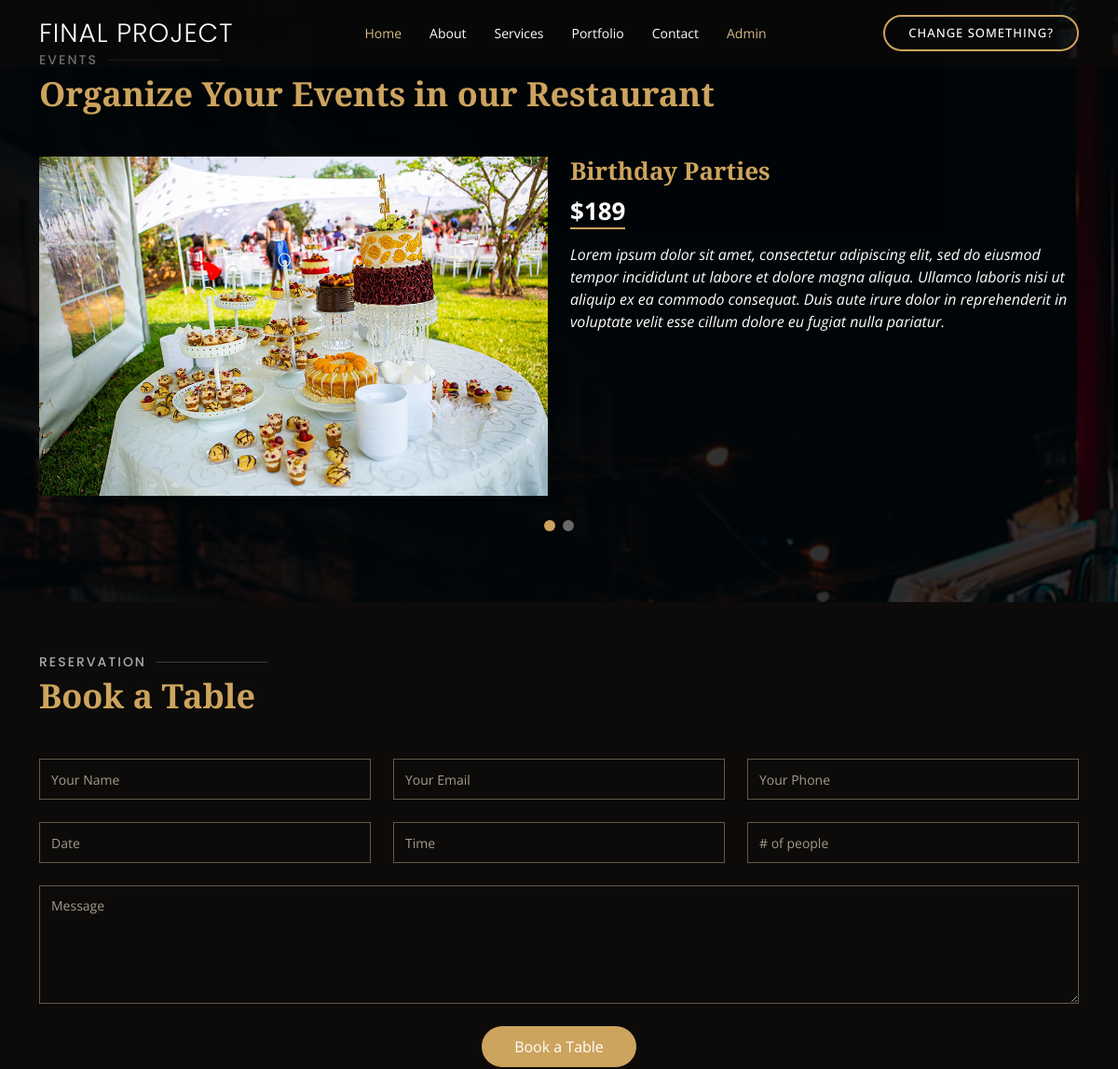
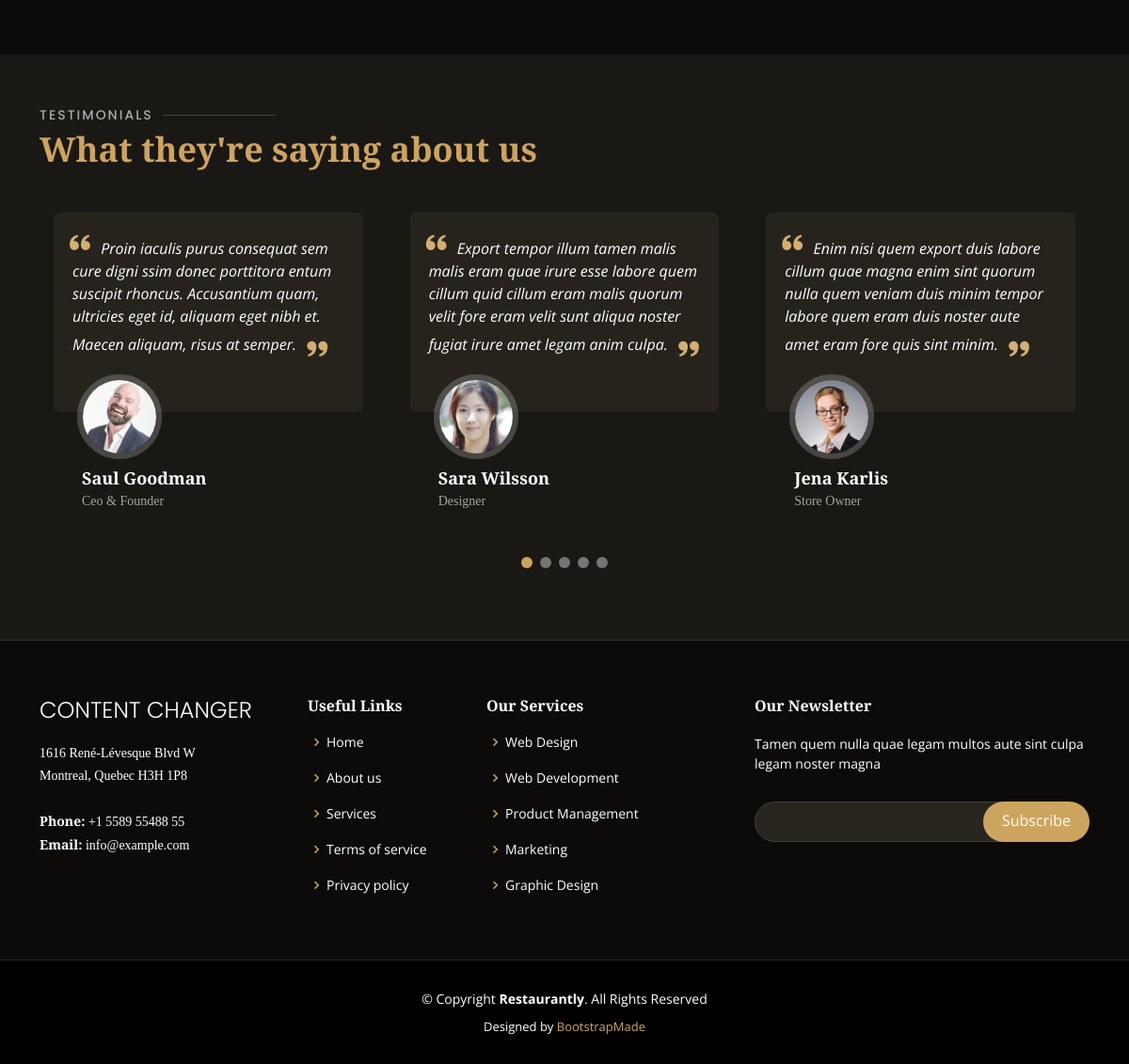
The page /Restaurantly/services.php on the database its author committed (2 pictures, top to bottom).
### tables this page shows
CREATE TABLE IF NOT EXISTS `slider` (
  `id` int NOT NULL AUTO_INCREMENT,
  `title` varchar(20) NOT NULL,
  `price` int NOT NULL,
  `picture` varchar(50) NOT NULL,
  `text` text NOT NULL,
  PRIMARY KEY (`id`)
);

### model/DB_Manager2.class.php (called while the page is built, shortened)
<?php
class DB_Manager2 {
    private $db;
    public function __construct()
    {
        $host = "localhost";
        $user = "root";
        $pass = "";
        $dbname = "admin";
        try {
            $this->db = new PDO("mysql:host=$host;dbname=$dbname", $user, $pass);
            $this->db->setAttribute(PDO::ATTR_ERRMODE, PDO::ERRMODE_EXCEPTION);
            $this->db->setAttribute(PDO::ATTR_EMULATE_PREPARES, false);
        } catch (Exception $e) {
            die("Database Connection Error: " . $e->getMessage());
        }
    }
    public function get_slider() {
        $query = $this->db->query("SELECT * FROM slider");
        $array = $query->fetchAll(PDO::FETCH_ASSOC);
        return $array;
    }
}

### Restaurantly/services.php (the view, shortened to what this page needs)
<?php
include_once "../model/DB_Manager2.class.php";
$database = new DB_Manager2();
$get_slider = $database->get_slider();
?>
<!DOCTYPE html>
<html lang="en">
<head>
    <link href="assets/vendor/animate.css/animate.min.css" rel="stylesheet">
    <link href="assets/vendor/aos/aos.css" rel="stylesheet">
    <link href="assets/vendor/bootstrap/css/bootstrap.min.css" rel="stylesheet">
    <link href="assets/vendor/bootstrap-icons/bootstrap-icons.css" rel="stylesheet">
    <link href="assets/vendor/boxicons/css/boxicons.min.css" rel="stylesheet">
    <link href="assets/vendor/glightbox/css/glightbox.min.css" rel="stylesheet">
    <link href="assets/vendor/swiper/swiper-bundle.min.css" rel="stylesheet">
    <link href="assets/css/style.css" rel="stylesheet">
</head>
<body>
<header id="header" class="fixed-top d-flex align-items-cente">
    <div class="container-fluid container-xl d-flex align-items-center justify-content-lg-between">
        <h1 class="logo me-auto me-lg-0"><a href="index.html">Final Project</a></h1>
        <nav id="navbar" class="navbar order-last order-lg-0">
            <ul>
                <li><a class="nav-link scrollto active" href="index.php">Home</a></li>
                <li><a class="nav-link scrollto" href="about.php">About</a></li>
                <li><a class="nav-link scrollto" href="services.php">Services</a></li>
                <li><a class="nav-link scrollto" href="portfolio.php">Portfolio</a></li>
                <li><a class="nav-link scrollto" href="contact.php">Contact</a></li>
                <li><a class="nav-link scrollto active" href="../admin/login.php">Admin</a></li>
            </ul>
        </nav>
        <a href="#book-a-table" class="book-a-table-btn scrollto d-none d-lg-flex">Change Something?</a>
    </div>
</header>
<main id="main">
    <section id="events" class="events">
        <div class="container" data-aos="fade-up">
            <div class="section-title">
                <h2>Events</h2>
                <p>Organize Your Events in our Restaurant</p>
            </div>
            <div class="events-slider swiper" data-aos="fade-up" data-aos-delay="100">
                <div class="swiper-wrapper">
                    <?php foreach ($get_slider as $single_slider) : ?>
                        <div class="swiper-slide">
                            <div class="row event-item">
                                <div class="col-lg-6">
                                    <img src="assets/img/<?php echo $single_slider['picture'] ?>" class="img-fluid" alt="">
                                </div>
                                <div class="col-lg-6 pt-4 pt-lg-0 content">
                                    <h3><?php echo $single_slider['title'] ?></h3>
                                    <div class="price">
                                        <p><span>$<?php echo $single_slider['price'] ?></span></p>
                                    </div>
                                    <p class="fst-italic">
                                        <?php echo $single_slider['text'] ?>
                                    </p>
                                </div>
                            </div>
                        </div>
                    <?php endforeach ?>
                </div>
                <div class="swiper-pagination"></div>
            </div>
        </div>
    </section>
    <section id="book-a-table" class="book-a-table">
        <div class="container" data-aos="fade-up">
            <div class="section-title">
                <h2>Reservation</h2>
                <p>Book a Table</p>
            </div>
            <form action="forms/book-a-table.php" method="post" role="form" class="php-email-form" data-aos="fade-up"
                  data-aos-delay="100">
                <div class="row">
                    <div class="col-lg-4 col-md-6 form-group">
                        <input type="text" name="name" class="form-control" id="name" placeholder="Your Name"
                               data-rule="minlen:4" data-msg="Please enter at least 4 chars">
                    </div>
                    <div class="col-lg-4 col-md-6 form-group mt-3 mt-md-0">
                        <input type="email" class="form-control" name="email" id="email" placeholder="Your Email"
                               data-rule="email" data-msg="Please enter a valid email">
                    </div>
                    <div class="col-lg-4 col-md-6 form-group mt-3 mt-md-0">
                        <input type="text" class="form-control" name="phone" id="phone" placeholder="Your Phone"
                               data-rule="minlen:4" data-msg="Please enter at least 4 chars">
                    </div>
                    <div class="col-lg-4 col-md-6 form-group mt-3">
                        <input type="text" name="date" class="form-control" id="date" placeholder="Date"
                               data-rule="minlen:4" data-msg="Please enter at least 4 chars">
                    </div>
                    <div class="col-lg-4 col-md-6 form-group mt-3">
                        <input type="text" class="form-control" name="time" id="time" placeholder="Time"
                               data-rule="minlen:4" data-msg="Please enter at least 4 chars">
                    </div>
                    <div class="col-lg-4 col-md-6 form-group mt-3">
                        <input type="number" class="form-control" name="people" id="people" placeholder="# of people"
                               data-rule="minlen:1" data-msg="Please enter at least 1 chars">
                    </div>
                </div>
                <div class="form-group mt-3">
                    <textarea class="form-control" name="message" rows="5" placeholder="Message"></textarea>
                </div>
                <div class="text-center">
                    <button type="submit">Book a Table</button>
                </div>
            </form>
        </div>
    </section>
    <section id="testimonials" class="testimonials section-bg">
        <div class="container" data-aos="fade-up">
            <div class="section-title">
                <h2>Testimonials</h2>
                <p>What they're saying about us</p>
            </div>
            <div class="testimonials-slider swiper" data-aos="fade-up" data-aos-delay="100">
                <div class="swiper-wrapper">
                    <div class="swiper-slide">
                        <div class="testimonial-item">
                            <p>
                                <i class="bx bxs-quote-alt-left quote-icon-left"></i>
                                Proin iaculis purus consequat sem cure digni ssim donec porttitora entum suscipit
                                rhoncus. Accusantium quam, ultricies eget id, aliquam eget nibh et. Maecen aliquam,
                                risus at semper.
                                <i class="bx bxs-quote-alt-right quote-icon-right"></i>
                            </p>
                            <img src="assets/img/testimonials/testimonials-1.jpg" class="testimonial-img" alt="">
                            <h3>Saul Goodman</h3>
                            <h4>Ceo &amp; Founder</h4>
                        </div>
                    </div>
                    <div class="swiper-slide">
                        <div class="testimonial-item">
                            <p>
                                <i class="bx bxs-quote-alt-left quote-icon-left"></i>
                                Export tempor illum tamen malis malis eram quae irure esse labore quem cillum quid
                                cillum eram malis quorum velit fore eram velit sunt aliqua noster fugiat irure amet
                                legam anim culpa.
                                <i class="bx bxs-quote-alt-right quote-icon-right"></i>
                            </p>
                            <img src="assets/img/testimonials/testimonials-2.jpg" class="testimonial-img" alt="">
                            <h3>Sara Wilsson</h3>
                            <h4>Designer</h4>
                        </div>
                    </div>
                    <div class="swiper-slide">
                        <div class="testimonial-item">
                            <p>
                                <i class="bx bxs-quote-alt-left quote-icon-left"></i>
                                Enim nisi quem export duis labore cillum quae magna enim sint quorum nulla quem veniam
                                duis minim tempor labore quem eram duis noster aute amet eram fore quis sint minim.
                                <i class="bx bxs-quote-alt-right quote-icon-right"></i>
                            </p>
                            <img src="assets/img/testimonials/testimonials-3.jpg" class="testimonial-img" alt="">
                            <h3>Jena Karlis</h3>
                            <h4>Store Owner</h4>
                        </div>
                    </div>
                </div>
                <div class="swiper-pagination"></div>
            </div>
        </div>
    </section>
</main>
<footer id="footer">
    <div class="footer-top">
        <div class="container">
            <div class="row">
                <div class="col-lg-3 col-md-6">
                    <div class="footer-info">
                        <h3>Content Changer</h3>
                        <p>
                            1616 René-Lévesque Blvd W<br>
                            Montreal, Quebec H3H 1P8<br><br>
                            <strong>Phone:</strong> +1 5589 55488 55<br>
                            <strong>Email:</strong> info@example.com<br>
                        </p>
                    </div>
                </div>
                <div class="col-lg-2 col-md-6 footer-links">
                    <h4>Useful Links</h4>
                    <ul>
                        <li><i class="bx bx-chevron-right"></i> <a href="#">Home</a></li>
                        <li><i class="bx bx-chevron-right"></i> <a href="#">About us</a></li>
                        <li><i class="bx bx-chevron-right"></i> <a href="#">Services</a></li>
                        <li><i class="bx bx-chevron-right"></i> <a href="#">Terms of service</a></li>
                        <li><i class="bx bx-chevron-right"></i> <a href="#">Privacy policy</a></li>
                    </ul>
                </div>
                <div class="col-lg-3 col-md-6 footer-links">
                    <h4>Our Services</h4>
                    <ul>
                        <li><i class="bx bx-chevron-right"></i> <a href="#">Web Design</a></li>
                        <li><i class="bx bx-chevron-right"></i> <a href="#">Web Development</a></li>
                        <li><i class="bx bx-chevron-right"></i> <a href="#">Product Management</a></li>
                        <li><i class="bx bx-chevron-right"></i> <a href="#">Marketing</a></li>
                        <li><i class="bx bx-chevron-right"></i> <a href="#">Graphic Design</a></li>
                    </ul>
                </div>
                <div class="col-lg-4 col-md-6 footer-newsletter">
                    <h4>Our Newsletter</h4>
                    <p>Tamen quem nulla quae legam multos aute sint culpa legam noster magna</p>
                    <form action="" method="post">
                        <input type="email" name="email"><input type="submit" value="Subscribe">
                    </form>
                </div>
            </div>
        </div>
    </div>
    <div class="container">
        <div class="copyright">
            &copy; Copyright <strong><span>Restaurantly</span></strong>. All Rights Reserved
        </div>
        <div class="credits">
            Designed by <a href="https://bootstrapmade.com/">BootstrapMade</a>
        </div>
    </div>
</footer>
</body>
</html>

### rows shown on the page
slider: picture (picture), title "Birthday Parties", price "189", text "Lorem ipsum dolor sit amet, consectetur adipiscing elit, sed do eiusmod tempor incididunt ut labore et dolore magna aliqua. Ullamco laboris nisi ut aliquip ex ea commodo consequat. Duis aute irure dolor in reprehenderit in voluptate velit esse cillum dolore eu fugiat nulla pariatur."
